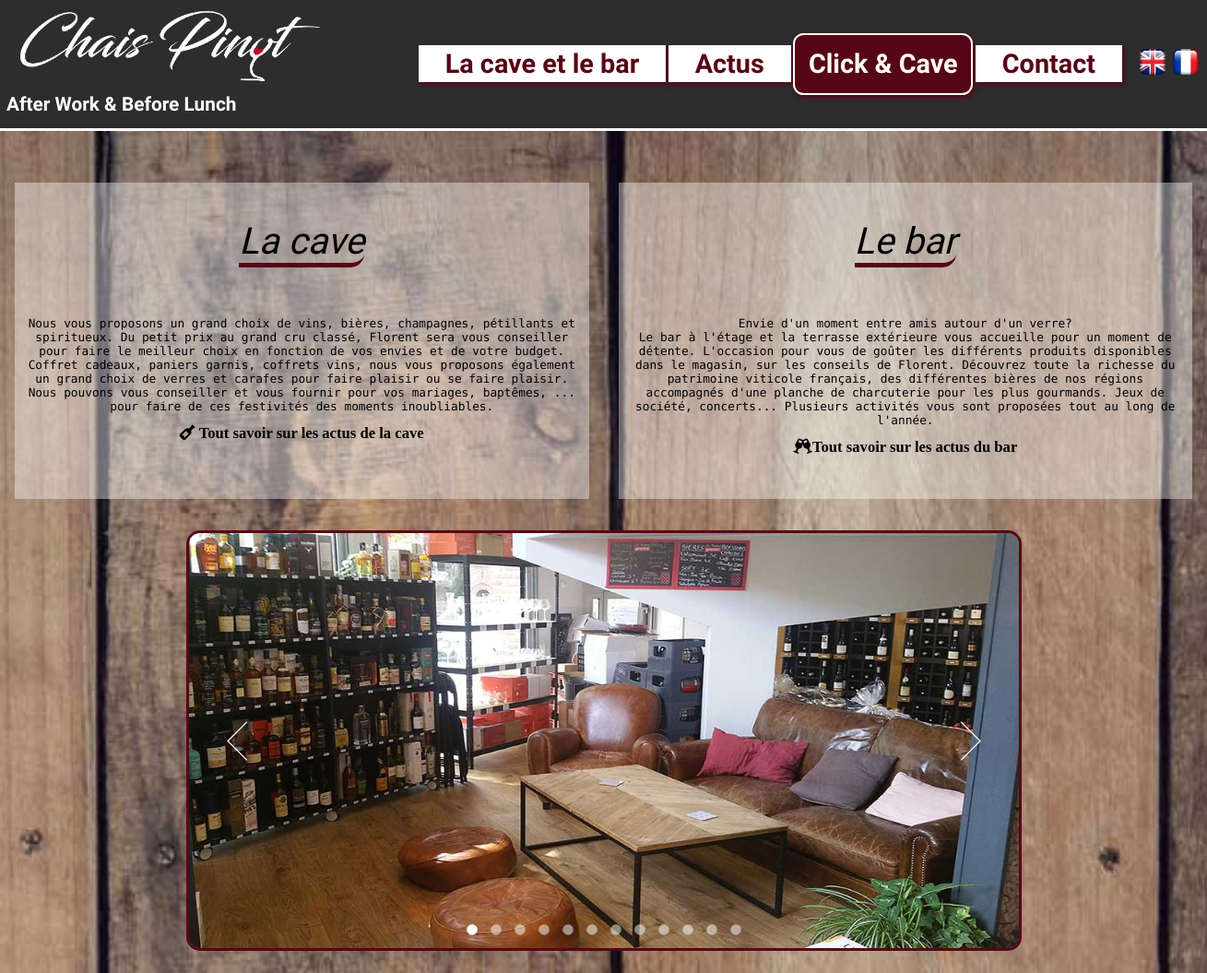
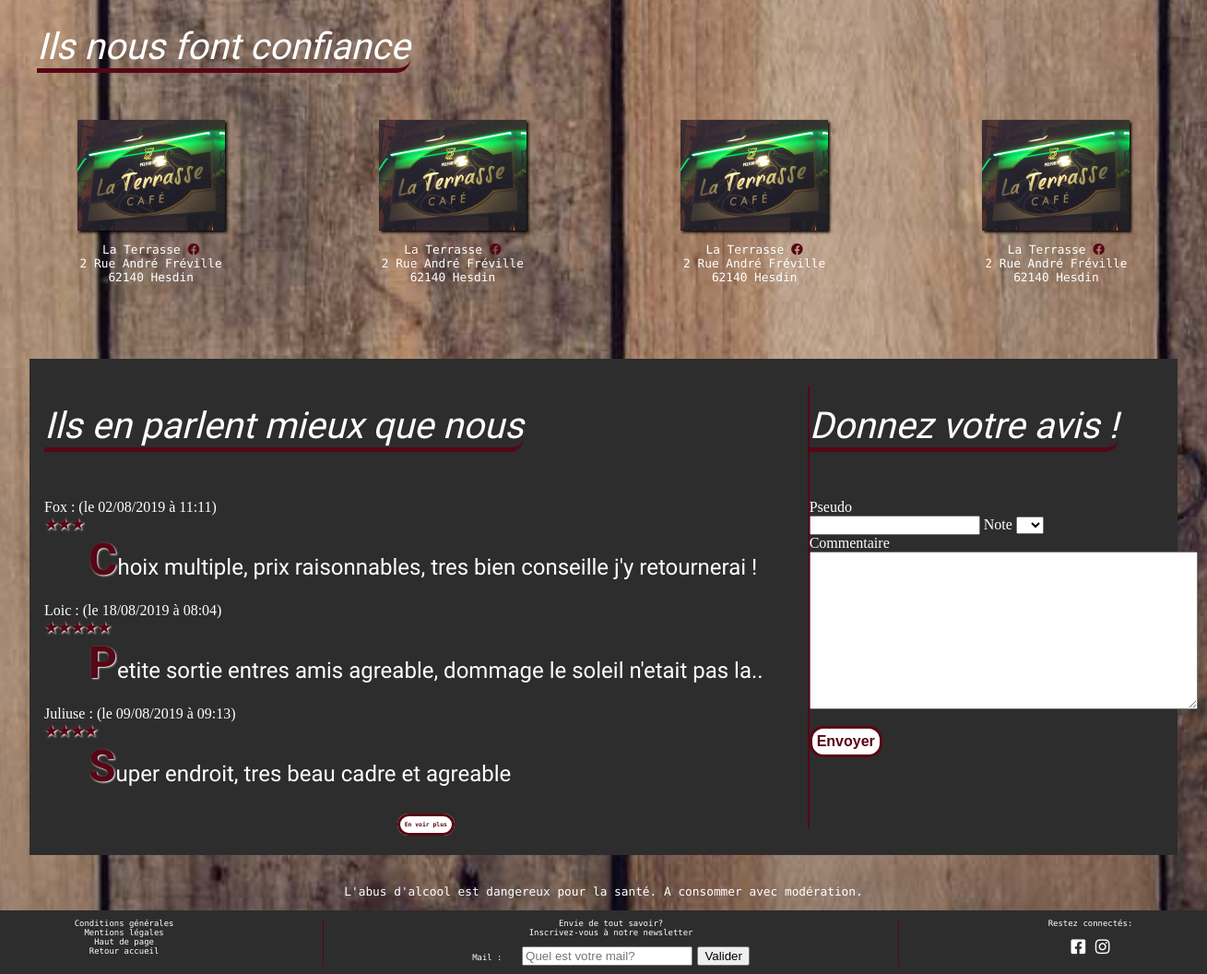
Page /index.php?action=cavebar on the committed database (2 pictures, top to bottom).
### tables this page shows
CREATE TABLE `comments` (
  `id` int(11) NOT NULL,
  `pseudo` varchar(80) NOT NULL,
  `note` int(1) NOT NULL,
  `text` text NOT NULL,
  `date_crea` datetime NOT NULL
);

### Controller/frontend.php (called while the page is built, shortened)
<?php
    require_once('./model-manager/commentManager.php');
    function cavebar(){
        $list_com = new Comments;
        $coms = $list_com->listComments();
        require('./view/frontend/view_cavebar_fr.php');
    }

### model-manager/commentManager.php (called while the page is built, shortened)
<?php
    class Comments extends DataConnect
    {
        public function listComments()
        {
            $db = $this->dbConnect();
            $req = $db->query("SELECT `pseudo`, `note`, `text`, DATE_FORMAT(date_crea, ' (le %d/%m/%Y à %H:%i)') as date_fr  from comments ORDER BY ID DESC LIMIT 0, 10");
            return $req;
        }
    }

### view/frontend/view_cavebar_fr.php (the view, shortened to what this page needs)
<link rel="stylesheet" href="https://use.fontawesome.com/releases/v5.8.2/css/all.css">
<?php
$cssSlider = '<link rel="stylesheet" type="text/css" href="./public/css/slider.css"';
$css = '<link rel="stylesheet" type="text/css" href="./public/css/cavebar.css">';
?>
<section id="caveetbar">
    <article id="caveproduits">
        <div id="lacave">
            <h2> La cave </h2>
            <p> Nous vous proposons un grand choix de vins, bières, champagnes, pétillants et spiritueux. Du petit prix au grand cru classé, Florent sera vous conseiller pour faire le meilleur choix en fonction de vos envies et de votre budget.
            <br> Coffret cadeaux, paniers garnis, coffrets vins, nous vous proposons également un grand choix de verres et carafes pour faire plaisir ou se faire plaisir.
            <br> Nous pouvons vous conseiller et vous fournir pour vos mariages, baptêmes, ... pour faire de ces festivités des moments inoubliables.
            </p>
            <p><a href="index.php?action=actus"><i class="fas fa-wine-bottle"> Tout savoir sur les actus de la cave</i>
                </a></p><br><br>
        </div>
        <div id="lebar">
            <h2> Le bar </h2>
            <p> Envie d'un moment entre amis autour d'un verre? <br>Le bar à l'étage et la terrasse extérieure vous accueille pour un moment de détente. L'occasion pour vous de goûter les différents produits disponibles dans le magasin, sur les conseils de Florent. Découvrez toute la richesse du patrimoine viticole français, des différentes bières de nos régions accompagnés d'une planche de charcuterie pour les plus gourmands. Jeux de société, concerts... Plusieurs activités vous sont proposées tout au long de l'année. </p>
            <p><a href="index.php?action=actus"><i class="fas fa-glass-cheers">Tout savoir sur les actus du bar</i>
                </a></p><br><br>
        </div>
    </article>
    <br>
    <div id="jssor_1" style="position:relative;margin:0 auto;top:0px;left:0px;width:900px;height:450px;overflow:hidden;visibility:hidden;">
        <div data-u="slides" style="cursor:default;position:relative;top:0px;left:0px;width:900px;height:450px;overflow:hidden;">
            <div>
                <img data-u="image" src="./public/images/photo/slider/20190821_150119.jpg" />
            </div>
        </div>
        <div data-u="navigator" class="jssorb051" style="position:absolute;bottom:12px;right:12px;" data-autocenter="1" data-scale="0.5" data-scale-bottom="0.75">
            <div data-u="prototype" class="i" style="width:16px;height:16px;">
                <svg viewbox="0 0 16000 16000" style="position:absolute;top:0;left:0;width:100%;height:100%;">
                    <circle class="b" cx="8000" cy="8000" r="5800"></circle>
                </svg>
            </div>
        </div>
        <div data-u="arrowleft" class="jssora051" style="width:55px;height:55px;top:0px;left:25px;" data-autocenter="2" data-scale="0.75" data-scale-left="0.75">
            <svg viewbox="0 0 16000 16000" style="position:absolute;top:0;left:0;width:100%;height:100%;">
                <polyline class="a" points="11040,1920 4960,8000 11040,14080 "></polyline>
            </svg>
        </div>
        <div data-u="arrowright" class="jssora051" style="width:55px;height:55px;top:0px;right:25px;" data-autocenter="2" data-scale="0.75" data-scale-right="0.75">
            <svg viewbox="0 0 16000 16000" style="position:absolute;top:0;left:0;width:100%;height:100%;">
                <polyline class="a" points="4960,1920 11040,8000 4960,14080 "></polyline>
            </svg>
        </div>
    </div>
    <br>
    <article id="confiance">
        <h2> Ils nous font confiance </h2>
        <br><br>
        <div id="containerconfiance">
            <div id="laterrasse">
                <img src="public/images/divers/logo_laterrasse.jpg"> <br>
                <p> La Terrasse <a href="https://www.facebook.com/La-Terrasse-250680215034192/" target="_blank"><i class="fab fa-facebook"></i></a> <br> 2 Rue André Fréville<br> 62140 Hesdin <br> </p>
            </div>
            <div id="laterrasse2">
                <img src="public/images/divers/logo_laterrasse.jpg"> <br>
                <p> La Terrasse <a href="https://www.facebook.com/La-Terrasse-250680215034192/" target="_blank"><i class="fab fa-facebook"></i></a> <br> 2 Rue André Fréville<br> 62140 Hesdin <br> </p>
            </div>
            <div id="laterrasse3">
                <img src="public/images/divers/logo_laterrasse.jpg"> <br>
                <p> La Terrasse <a href="https://www.facebook.com/La-Terrasse-250680215034192/" target="_blank"><i class="fab fa-facebook"></i></a> <br> 2 Rue André Fréville<br> 62140 Hesdin <br> </p>
            </div>
            <div id="laterrasse4">
                <img src="public/images/divers/logo_laterrasse.jpg"> <br>
                <p> La Terrasse <a href="https://www.facebook.com/La-Terrasse-250680215034192/" target="_blank"><i class="fab fa-facebook"></i></a> <br> 2 Rue André Fréville<br> 62140 Hesdin <br> </p>
            </div>
        </div>
    </article>
    <br><br>
    <article id="comments">
        <div id="affichagecomments">
            <div class="commentaires">
                <h2>Ils en parlent mieux que nous </h2>
                <br><br>
                <?php
                while($com = $coms->fetch()){
                    echo    '<div class="com"><span class="white">' . htmlspecialchars($com['pseudo']) . " :" . $com['date_fr'] .
                        '</span><br>
                            <span><strong>';
                                if(isset($com['note'])){
                                    if($com['note'] == 3){
                                        echo "&#9733;&#9733;&#9733";}
                                    if($com['note'] == 4){
                                        echo "&#9733;&#9733;&#9733;&#9733";}
                                    if($com['note'] == 5){
                                        echo "&#9733;&#9733;&#9733;&#9733;&#9733;";}
                                }
                    echo    '</strong></span>
                            </div>
                    <div class="article">
                        <div id="machine" class="machinebox">' . htmlspecialchars($com['text']) . '</div>
                    </div><br>';
                }
                ?>
                <p><a href="index.php?action=comments" class="button">En voir plus</a></p>
            </div>
        </div>
        <br>
        <p id="espaceComments"></p>
        <div id="insertionComments">
            <h2> Donnez votre avis !</h2>
            <br><br>
            <form action="index.php?action=cavebar" method="post">
                <div>
                    <label for="pseudo">Pseudo</label><br />
                    <input type="text" id="pseudo" name="pseudo" />
                    <label for="note">Note</label>
                    <select name="note" id="note">
                        <option value="0"></option>
                        <option value="1"> 1 </option>
                    </select>
                </div>
                <div>
                    <label for="text">Commentaire</label><br />
                    <textarea id="text" name="text" rows="10" cols="50"></textarea>
                </div>
                <br>
                <div>
                    <input type="submit" class="button" value="Envoyer" />
                </div>
            </form>
        </div>
    </article>
</section>
<?php require('./view/template/template_site_fr.php'); ?>

### public/css/headerFooter.css (style rules this page uses)
:root { --colorbordeau: rgb(87, 6, 21); }
#machine { font-family: 'Dancing Script', cursive; }
.machinebox { font-size: 150%; white-space: nowrap; overflow: hidden; color: white; padding-right: 2em; padding-left: 2em; -webkit-animation: typing 5s steps(38, end); }
.commentaires strong { color: var(--colorbordeau); text-shadow: 1px 1px 2px white; }
.commentaires #machine::first-letter { color: var(--colorbordeau); text-shadow: 1px 1px 2px white; font-size: 2em; font-weight: bolder; }
section { margin-top: 12em; }
body { background-attachment: fixed; background-position: top; background-repeat: no-repeat; background-size: cover; background-image: url('../images/divers/parquet.jpg'); margin: 0; }
h2 { font-family: 'Dancing Script', cursive; color: white; font-size: 3em; display: inline-block; border-bottom: 5px var(--colorbordeau) solid; border-bottom-right-radius: 15px; font-style: italic; font-weight: lighter; }
a { font-family: 'Roboto Mono', monospace; }
p { text-align: center; color: white; font-family: 'Roboto Mono', monospace; font-size: 1em; }
@media screen and (max-width: 1500px) { section { margin-top: 8em; } }
@media screen and (max-width: 1500px) { h2 { font-size: 2.5em; } }
@media screen and (max-width: 1500px) { p { font-size: 0.8em; } }

### public/css/cavebar.css (style rules this page uses)
#caveproduits { display:flex; text-align: center; }
#lebar { background-color: rgba(255, 255, 255, 0.4); color : black; margin:1em; width: 48%; }
#lacave { background-color: rgba(255, 255, 255, 0.4); color : black; margin:1em; width: 48%; }
#caveproduits h2 { margin:1em; color : black }
#caveproduits p { margin:1em; color : black }
#caveproduits a i { color : black; font-size : 1.3em; text-decoration : none; color : black; }
#containerconfiance { display : flex; justify-content: space-around; text-align: center; }
#confiance h2 { margin-left:1em; }
#confiance i { color : var(--colorbordeau); }
#confiance img { width: 10em; box-shadow: 2px 2px 3px; }
#comments { background-color: rgb(45, 45, 45); margin: 2em; padding: 1em; display: flex; justify-content: space-around; }
.button { text-decoration: none; color: var(--colorbordeau); font-size: 0.5em; font-weight: bold; border: solid 3px var(--colorbordeau); border-radius: 15px; background-color: white; padding: 5px; }
#espaceComments { border : 1px var(--colorbordeau) solid; }
form, .white { color: white; }
form .button { font-size: 1em }
textarea[name=text] { overflow:scroll; resize:both; }

### public/css/slider.css (style rules this page uses)
.jssorb051 .i { position:absolute;cursor:pointer; }
.jssora051 { display:block;position:absolute;cursor:pointer; }
#jssor_1 { border: solid 3px var(--colorbordeau); border-radius: 15px; }

### rows in the picture
comments: pseudo "Fox", date_fr "(le 02/08/2019 à 11:11)", text "Choix multiple, prix raisonnables, tres bien conseille j'y retournerai !"
comments: pseudo "Loic", date_fr "(le 18/08/2019 à 08:04)", text "Petite sortie entres amis agreable, dommage le soleil n'etait pas la.."
comments: pseudo "Juliuse", date_fr "(le 09/08/2019 à 09:13)", text "Super endroit, tres beau cadre et agreable"
